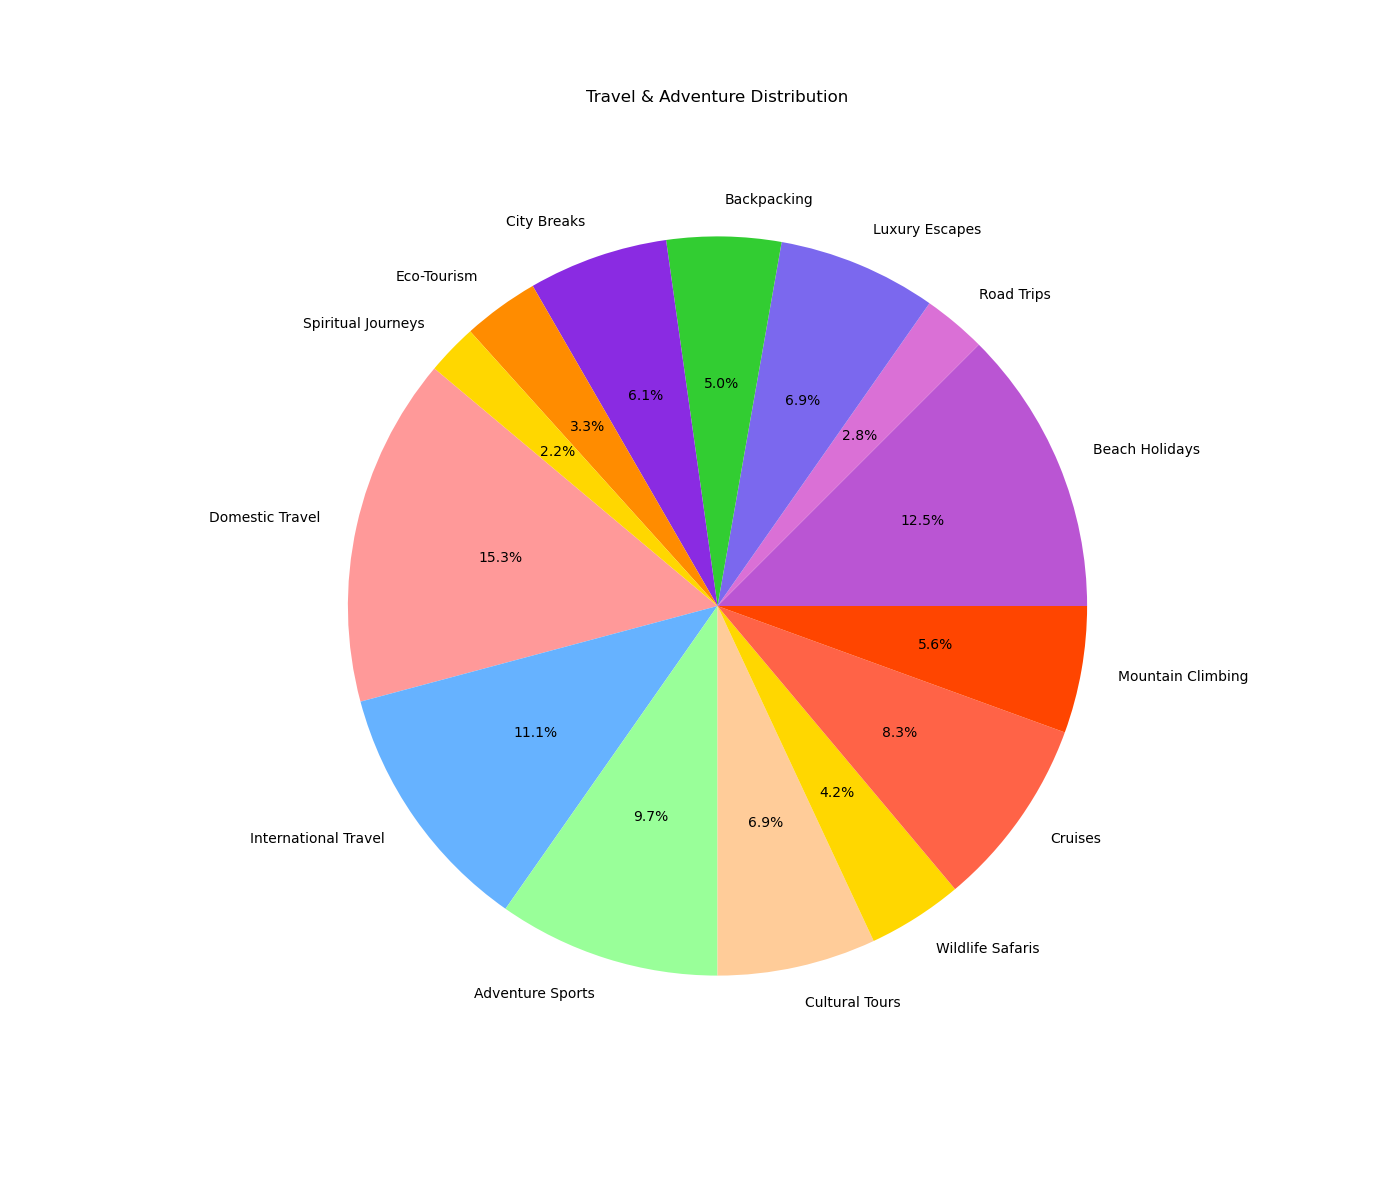

Write Python code to recreate this figure.

import matplotlib.pyplot as plt

# Data
types = [
    'Domestic Travel', 'International Travel', 'Adventure Sports', 'Cultural Tours', 
    'Wildlife Safaris', 'Cruises', 'Mountain Climbing', 'Beach Holidays', 
    'Road Trips', 'Luxury Escapes', 'Backpacking', 'City Breaks', 
    'Eco-Tourism', 'Spiritual Journeys'
]
inventory_count = [55, 40, 35, 25, 15, 30, 20, 45, 10, 25, 18, 22, 12, 8]
colors = [
    '#FF9999', '#66B2FF', '#99FF99', '#FFCC99', '#FFD700', 
    '#FF6347', '#FF4500', '#BA55D3', '#DA70D6', '#7B68EE', 
    '#32CD32', '#8A2BE2', '#FF8C00', '#FFD700'
]

# Create a pie chart
plt.figure(figsize=(14, 12))  # Adjusting the size of the pie chart
plt.pie(inventory_count, labels=types, colors=colors, startangle=140, autopct='%1.1f%%')

# Title of the pie chart
plt.title('Travel & Adventure Distribution', pad=30)

plt.show()
